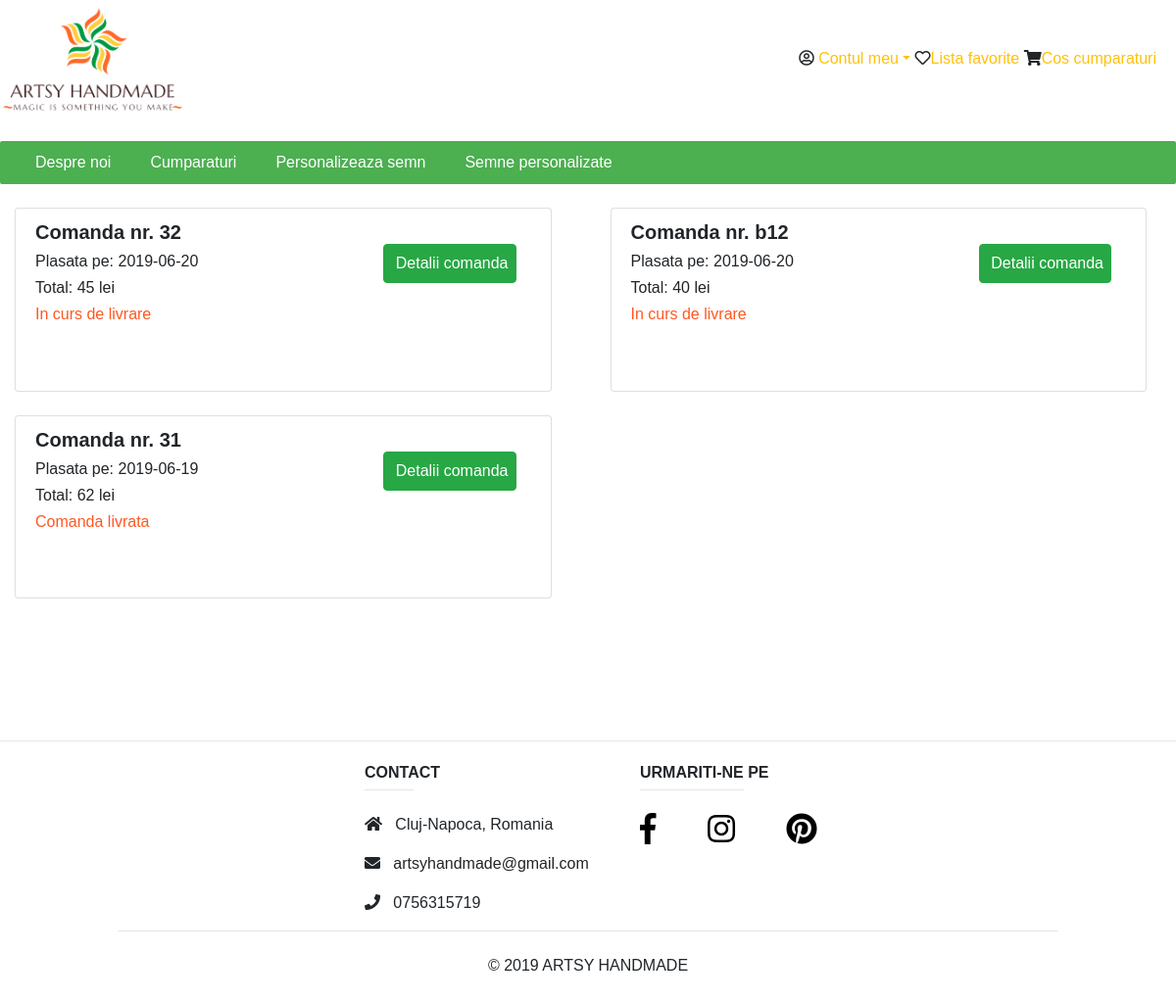
Page /showOrderDeliveries.php (signed in) on the committed database.
### tables this page shows
CREATE TABLE `deliveries` (
  `id` int(11) NOT NULL,
  `id_user` int(10) NOT NULL,
  `first_name` varchar(50) NOT NULL,
  `last_name` varchar(50) NOT NULL,
  `email` varchar(50) NOT NULL,
  `city` varchar(50) NOT NULL,
  `address` varchar(50) NOT NULL,
  `phone` varchar(50) NOT NULL,
  `sum` varchar(50) NOT NULL,
  `date` date NOT NULL,
  `delivered` tinyint(1) NOT NULL
);

CREATE TABLE `bookmark_order` (
  `id` int(11) NOT NULL,
  `id_bookmark` int(10) NOT NULL,
  `id_deliveries` int(10) NOT NULL
);

### showOrderDeliveries.php (the view, shortened to what this page needs)
<!DOCTYPE html>
<html lang="en">
<head>
    <link rel="stylesheet" href="https://maxcdn.bootstrapcdn.com/bootstrap/4.3.1/css/bootstrap.min.css">
    <link rel='stylesheet' href='https://use.fontawesome.com/releases/v5.7.0/css/all.css'
>
    <link rel="stylesheet" href="style.css">
</head>
<body>
<div>
    <div class="d-inline">
        <img src="myLogo.png" class="myLogo">
    </div>
    <div class="options d-inline">
        <span class="dropdown"><i class="far fa-user-circle"></i>
            <a href="#" class=" dropdown dropdown-toggle link-text" data-toggle="dropdown">Contul meu</a>
        </span>
        <i class='far fa-heart'></i><a href="wishList.php"><span class="link-text">Lista favorite</span></a>
        <i class="fa fa-shopping-cart"></i><a href="shoppingCart.php"><span class="link-text">Cos cumparaturi</span></a>
    </div>
</div>
<br>
<div class="navbar">
    <a href="aboutUs.php">Despre noi</a>
    <a href="clientHome.php">Cumparaturi</a>
    <a href="customize.php">Personalizeaza semn</a>
    <a href="showBookmarks.php">Semne personalizate</a>
</div>
<br>
<?php
include("connection.php");
$username = $_SESSION['user']['username'];
$query1 = mysqli_query($conn, "SELECT * FROM users WHERE username='$username'");
if (mysqli_num_rows($query1) > 0) {
$row1 = mysqli_fetch_array($query1);
$userId = $row1[0];
?>
<div class="content">
    <div class="row">
        <?php
        $query2 = mysqli_query($conn, "SELECT DISTINCT id_deliveries FROM order_deliveries ORDER BY id_deliveries DESC");
        if (mysqli_num_rows($query2) > 0) {
        ?>
        <div class="col-6">
            <?php
            while ($row2 = mysqli_fetch_array($query2)) {
                $deliveriesId = $row2[0];
                $query3 = mysqli_query($conn, "SELECT sum, date, delivered FROM deliveries WHERE id='$deliveriesId' AND id_user='$userId'");
                if (mysqli_num_rows($query3) > 0) {
                    $row3 = mysqli_fetch_array($query3);
                    $sum = $row3[0];
                    $date = $row3[1];
                    $delivered = $row3[2];
                    ?>
                    <div class="col">
                        <div class="list-group-item container">
                            <div class="row">
                                <div class="col-6">
                                    <div>
                                        <h5><strong>Comanda nr. <?php echo $deliveriesId ?></strong></h5>
                                    </div>
                                    <div>
                                        <h6> Plasata pe: <?php echo $date ?></h6>
                                    </div>
                                    <div>
                                        <h6> Total: <?php echo $sum ?> lei</h6>
                                    </div>
                                    <?php
                                    if($delivered == 1) {
                                        ?>
                                        <div><h6 class="order-delivered">Comanda livrata</h6></div>
                                        <?php
                                    } else {
                                        ?>
                                        <div><h6 class="order-delivered">In curs de livrare</h6></div>
                                        <?php
                                    }
                                        ?>
                                    <br>
                                    <br>
                                </div>
                                <div class="col-6">
                                    <br>
                                    <div class="float-right">
                                        <form action="showHistoryOrder.php" method="post">
                                            <button class="btn btn-labeled btn-success">
                                                Detalii comanda
                                            </button>
                                        </form>
                                    </div>
                                </div>
                            </div>
                        </div>
                    </div>
                    <br><?php
                }
            }
            }
            }
            ?>
        </div>
            <?php
            $query4 = mysqli_query($conn, "SELECT * FROM bookmark_order ORDER BY id DESC");
            if (mysqli_num_rows($query4) > 0) {
                ?>
        <div class="col-6">
            <?php
            while ($row4 = mysqli_fetch_array($query4)) {
                    $id = $row4[0];
                    $idDeliveries = $row4[2];
                    $query5 = mysqli_query($conn, "SELECT sum, date, delivered FROM deliveries WHERE id='$idDeliveries' AND id_user=$userId");
                    if (mysqli_num_rows($query5) > 0) {
                        $row5 = mysqli_fetch_array($query5);
                        $sum1 = $row5[0];
                        $date1 = $row5[1];
                        $del = $row5[2];
                        ?>
                        <div class="col">
                            <div class="list-group-item container">
                                <div class="row">
                                    <div class="col-6">
                                        <div>
                                            <h5><strong>Comanda nr. b<?php echo $id ?></strong></h5>
                                        </div>
                                        <div>
                                            <h6> Plasata pe: <?php echo $date1 ?></h6>
                                        </div>
                                        <div>
                                            <h6> Total: <?php echo $sum1 ?> lei</h6>
                                        </div>
                                        <?php
                                        if($del == 1) {
                                            ?>
                                            <div><h6 class="order-delivered">Comanda livrata</h6></div>
                                            <?php
                                        } else {
                                            ?>
                                            <div><h6 class="order-delivered">In curs de livrare</h6></div>
                                            <?php
                                        }
                                        ?>
                                        <br>
                                        <br>
                                    </div>
                                    <div class="col-6">
                                        <br>
                                        <div class="float-right">
                                            <form action="showHistoryBookmark.php" method="post">
                                                <button class="btn btn-labeled btn-success">
                                                    Detalii comanda
                                                </button>
                                            </form>
                                        </div>
                                    </div>
                                </div>
                            </div>
                        </div>
                        <br>
                        <?php
                    }
                }
            }
            ?>
        </div>
    </div>
</div>
<br>
<br>
<br>
<br>
<br>
<hr class="mt-0 d-inline-block" style="width: 100%;">
<div class="content-footer">
    <div class="row-footer">
        <div class="col-md-4">
            <h6 class="text-uppercase font-weight-bold">Contact</h6>
            <hr class="mt-0 d-inline-block" style="width: 20%;">
            <p>
                <i class="fas fa-home"></i> &nbsp; Cluj-Napoca, Romania</p>
            <p>
                <i class="fas fa-envelope"></i> &nbsp; artsyhandmade@gmail.com</p>
            <p>
                <i class="fas fa-phone"></i> &nbsp; 0756315719</p>
        </div>
        <div class="col-md-8">
            <h6 class="text-uppercase font-weight-bold">Urmariti-ne pe</h6>
            <hr class="mt-0 d-inline-block" style="width: 20%;">
            <p>
                <a href="https://www.facebook.com/" target="_blank" class="follow-us">
                    <i class="fab fa-facebook-f white-text mr-md-5 fa-2x"> </i>
                </a>
                <a href="https://www.instagram.com/" target="_blank" class="follow-us">
                    <i class="fab fa-instagram white-text mr-md-5 fa-2x"> </i>
                </a>
                <a href="https://ro.pinterest.com/" target="_blank" class="follow-us">
                    <i class="fab fa-pinterest white-text fa-2x"> </i>
                </a>
            </p>
        </div>
    </div>
</div>
<div class="text-center">
    <hr class="mt-0 d-inline-block" style="width: 80%;">
    <div>&copy; 2019 ARTSY HANDMADE</div>
</div>
<br>
</body>
</html>

### style.css (style rules this page uses)
.navbar { overflow: hidden; background-color: #4CAF50!important; border-radius: 2px; justify-content: flex-start; padding-top: 0; padding-bottom: 0; }
.navbar a { float: left; display: block; color: white; text-align: center; padding: 10px 20px; text-decoration: none; }
.myLogo { width: 190px; height: 120px; }
.btn { padding: 7px; }
.options { float: right; padding-right: 20px; padding-top: 4%; }
.link-text { color: #ffc107!important; }
div, p, a, span, h1, h2, h3, h4, h5, h6, strong { font-family: "Comic Sans MS", cursive, sans-serif; }
.content-footer { padding-left: 31%; }
.row-footer { display: flex; flex-wrap: wrap; margin-left: -15px; }
.follow-us, .follow-us:hover { color: black; }

### showOrderDeliveries.php (style rules this page uses)
.content { width: 100%; }
.row { margin-right: 0px; }
.order-delivered { color: #ff5722!important; }

### rows in the picture
deliveries: date "2019-06-20", sum "45"
deliveries: date "2019-06-19", sum "62"
bookmark_order: id "12", id_deliveries.date "2019-06-20", id_deliveries.sum "40"

### other values in the picture
$deliveriesId "32"
$deliveriesId "31"
